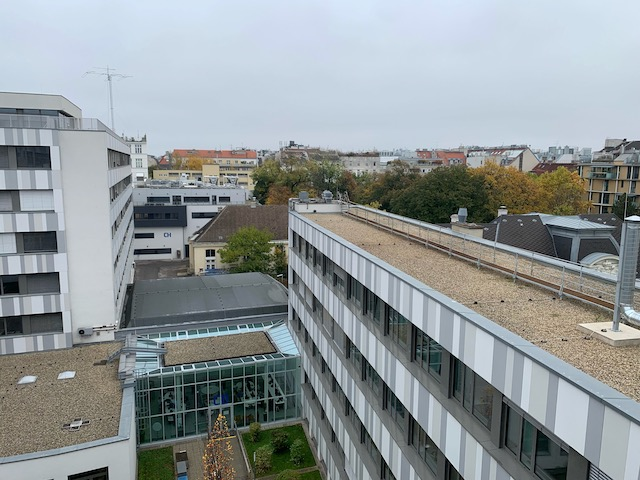
#> input picture gusshaus/Image-02.jpg, 640 x 480 px
$ python main_stitching.py
#> lines starting #> are read from the running program, lines starting #| are printed output that depends on the picture
### harris_corner.py
#!/usr/bin/env python
# -*- coding: utf-8 -*-

""" Corner detection with the Harris corner detector

Author: Nicolas Ung
MatrNr: 11912380
"""
import numpy as np
import cv2

from typing import List

from helper_functions import non_max


def harris_corner(img: np.ndarray,
                  sigma1: float,
                  sigma2: float,
                  k: float,
                  threshold: float) -> List[cv2.KeyPoint]:
    """ Detect corners using the Harris corner detector

    In this function, corners in a grayscale image are detected using the Harris corner detector.
    They are returned in a list of OpenCV KeyPoints (https://docs.opencv.org/4.x/d2/d29/classcv_1_1KeyPoint.html).
    Each KeyPoint includes the attributes, pt (position), size, angle, response. The attributes size and angle are not
    relevant for the Harris corner detector and can be set to an arbitrary value. The response is the result of the
    Harris corner formula.

    :param img: Grayscale input image
    :type img: np.ndarray with shape (height, width) with dtype = np.float32 and values in the range [0., 1.]

    :param sigma1: Sigma for the first Gaussian filtering
    :type sigma1: float

    :param sigma2: Sigma for the second Gaussian filtering
    :type sigma2: float

    :param k: Coefficient for harris formula
    :type k: float

    :param threshold: corner threshold
    :type threshold: float

    :return: keypoints:
        corners: List of cv2.KeyPoints containing all detected corners after thresholding and non-maxima suppression.
            Each keypoint has the attribute pt[x, y], size, angle, response.
                pt: The x, y position of the detected corner in the OpenCV coordinate convention.
                size: The size of the relevant region around the keypoint. Not relevant for Harris and is set to 1.
                angle: The direction of the gradient in degree. Relative to image coordinate system (clockwise).
                response: Result of the Harris corner formula R = det(M) - k*trace(M)**2
    :rtype: List[cv2.KeyPoint]

    """

    ######################################################
    # Write your own code here
    keypoints = []

    # kernel width from exercise description
    kernel_width1 = np.round( 2 * np.ceil(3 * sigma1) + 1).astype(int)
    kernel_width2 = np.round( 2 * np.ceil(3 * sigma2) + 1).astype(int)

    ########## FROM EXERCISE DESCRIPTION ##########
    kernel1 = cv2.getGaussianKernel(kernel_width1, sigma1)
    gauss1 = np.outer(kernel1, kernel1.transpose())

    kernel2 = cv2.getGaussianKernel(kernel_width2, sigma2)
    gauss2 = np.outer(kernel2, kernel2.transpose())
    ########## FROM EXERCISE DESCRIPTION ##########

    # add gauss and compute the image gradients
    Iy, Ix = np.gradient(cv2.filter2D(img, -1, gauss1))

    # get angles
    angles = np.arctan2(Iy, Ix)

    # autocorrelation matrix with weighted entries
    Ixx = cv2.filter2D((Ix ** 2), -1, gauss2)
    Iyy = cv2.filter2D((Iy ** 2), -1, gauss2)
    Ixy = cv2.filter2D((Ix * Iy), -1, gauss2)

    # calculate Harris values using determinant and trace
    R = Ixx * Iyy - Ixy ** 2 - k * (Ixx + Iyy) ** 2

    # normalizing and setting <0 values to 0
    R[R < 1e-6] = 0.0
    if (np.max(R) > 0):
        R /= np.max(R)

    # non-max suppression
    R_max = non_max(R)

    # finding the corners
    corners = np.where(R_max & (R > threshold))

    # list keypoints from corners in cv2.KeyPoints - format, add angle, response
    keypoints = [cv2.KeyPoint(float(x), float(y), size=1, angle=angles[y, x], response=R[y, x]) for (y, x) in zip(*corners)]

    ######################################################
    return keypoints

### helper_functions.py
#!/usr/bin/env python3
# -*- coding: utf-8 -*-

"""
Machine Vision (376.081)
Exercise 2: Interest Points and Descriptors
Matthias Hirschmanner 2024
Automation & Control Institute, TU Wien

Tutors: machinevision@acin.tuwien.ac.at
"""

import numpy as np
import matplotlib.pyplot as plt
import cv2

from typing import Tuple, List

# Adapted from https://github.com/jrosebr1/imutils/blob/master/imutils/convenience.py#L41
# [30 lines left out: function rotate_bound, not called in this run]

def show_image(img: np.ndarray, title: str, save_image: bool = False, use_matplotlib: bool = False) -> None:
    """ Plot an image with either OpenCV or Matplotlib.

    :param img: :param img: Input image
    :type img: np.ndarray with shape (height, width) or (height, width, channels)

    :param title: The title of the plot which is also used as a filename if save_image is chosen
    :type title: string

    :param save_image: If this is set to True, an image will be saved to disc as title.png
    :type save_image: bool

    :param use_matplotlib: If this is set to True, Matplotlib will be used for plotting, OpenCV otherwise
    :type use_matplotlib: bool
    """

    # First check if img is color or grayscale. Raise an exception on a wrong type.
    if len(img.shape) == 3:
        is_color = True
    elif len(img.shape) == 2:
        is_color = False
    else:
        raise ValueError(
            'The image does not have a valid shape. Expected either (height, width) or (height, width, channels)')

    if img.dtype == np.uint8:
        img = img.astype(np.float32) / 255.

    elif img.dtype == np.float64:
        img = img.astype(np.float32)

    if use_matplotlib:
        plt.figure()
        plt.title(title)
        if is_color:
            # OpenCV uses BGR order while Matplotlib uses RGB. Reverse the the channels to plot the correct colors
            plt.imshow(img[..., ::-1])
        else:
            plt.imshow(img, cmap='gray')
        plt.xticks([])
        plt.yticks([])
        plt.show()
    else:
        cv2.imshow(title, img)
        cv2.waitKey(0)

    if save_image:
        if is_color:
            png_img = (cv2.cvtColor(img, cv2.COLOR_BGR2BGRA) * 255.).astype(np.uint8)
        else:
            png_img = (cv2.cvtColor(img, cv2.COLOR_GRAY2BGRA) * 255.).astype(np.uint8)
        cv2.imwrite(title.replace(" ", "_") + ".png", png_img)


# [76 lines left out: functions draw_rectangles, debug_homography, not called in this run]

def non_max(input_array: np.array) -> np.array:
    """ Return a matrix in which only local maxima of the input mat are set to True, all other values are False

    :param mat: Input matrix
    :type mat: np.ndarray with shape (height, width) with dtype = np.float32 and values in the range (-inf, 1.]

    :return: Binary Matrix with the same dimensions as the input matrix
    :rtype: np.ndarray with shape (height, width) with dtype = bool
    """

    # Initialize a 3x3 kernel with ones and a zero in the middle
    kernel = np.ones(shape=(3, 3), dtype=np.uint8)
    kernel[1, 1] = 0

    # Apply the OpenCV dilate morphology transformation.
    # For details see https://docs.opencv.org/4.x/d9/d61/tutorial_py_morphological_ops.html
    dilation = cv2.dilate(input_array, kernel)
    return input_array > dilation


def filter_matches(matches: Tuple[Tuple[cv2.DMatch]]) -> List[cv2.DMatch]:
    """Filter out all matches that do not satisfy the Lowe Distance Ratio Condition

    :param matches: Holds all the possible matches. Each 'row' are matches of one source_keypoint to target_keypoint
    :type matches: Tuple of tuples of cv2.DMatch https://docs.opencv.org/master/d4/de0/classcv_1_1DMatch.html

    :return filtered_matches: A list of all matches that fulfill the Low Distance Ratio Condition
    :rtype: List[cv2.DMatch]
    """
    ######################################################
    # Write your own code here

    # lt. Angabe
    filtered_matches = [match[0] for match in matches if match[0].distance < 0.8 * match[1].distance]
    ######################################################
    return filtered_matches

### descriptors.py
#!/usr/bin/env python
# -*- coding: utf-8 -*-

""" Descriptor function

Author: Nicolas Ung
MatrNr: 11912380
"""
from typing import List, Tuple

import numpy as np
import cv2

def compute_descriptors(img: np.ndarray,
                        keypoints: List[cv2.KeyPoint],
                        patch_size: int) -> Tuple[List[cv2.KeyPoint], np.ndarray]:
    """ Calculate a descriptor on patches of the image, centred on the locations of the KeyPoints.

    Calculate a descriptor vector for each keypoint in the list. KeyPoints that are too close to the border to include
    the whole patch are filtered out. The descriptors are returned as a k x m matrix with k being the number of filtered
    KeyPoints and m being the length of a descriptor vector (patch_size**2). The descriptor at row i of
    the descriptors array is the descriptor for the KeyPoint filtered_keypoint[i].

    :param img: Grayscale input image
    :type img: np.ndarray with shape (height, width) with dtype = np.float32 and values in the range [0., 1.]

    :param keypoints: List of keypoints at which to compute the descriptors
    :type keypoints: List[cv2.KeyPoint]

    :param patch_size: Value defining the width and height of the patch around each keypoint to calculate descriptor.
    :type patch_size: int

    :return: (filtered_keypoints, descriptors):
        filtered_keypoints: List of the filtered keypoints.
            Locations too close to the image boundary to cut out the image patch should not be contained.
        descriptors: k x m matrix containing the patch descriptors.
            Each row vector stores the descriptor vector of the respective corner.
            with k being the number of descriptors and m being the length of a descriptor (usually patch_size**2).
            The descriptor at row i belongs to the KeyPoint at filtered_keypoints[i]
    :rtype: (List[cv2.KeyPoint], np.ndarray)
    """
    ######################################################
    # Write your own code here

    # initialization
    filtered_keypoints = []
    descriptors = []
    half_patch = patch_size // 2
    img_height, img_width = img.shape

    for keypoint in keypoints:
        x, y = int(round(keypoint.pt[0])), int(round(keypoint.pt[1]))

        # check if patch within image boundaries
        left = x - half_patch
        right = x + half_patch + (patch_size % 2)
        top = y - half_patch
        bottom = y + half_patch + (patch_size % 2)

        # do the check and add the descriptor if patch is within image boundaries
        if ((0 <= left) and (right <= img_width) and (0 <= top) and (bottom <= img_height)):
            patch = img[top:bottom, left:right]
            descriptors.append(patch.flatten())
            filtered_keypoints.append(keypoint)

    descriptors = np.array(descriptors)

    ######################################################
    return filtered_keypoints, descriptors


# [73 lines left out: functions compute_descriptors2, compute_descriptors3, not called in this run]

### find_homography.py
#!/usr/bin/env python3
# -*- coding: utf-8 -*-

""" Find the projective transformation matrix (homography) between from a source image to a target image.

Author: Nicolas Ung
MatrNr: 11912380
"""

import numpy as np
from helper_functions import *


def find_homography_ransac(source_points: np.ndarray,
                           target_points: np.ndarray,
                           confidence: float,
                           inlier_threshold: float) -> Tuple[np.ndarray, np.ndarray, int]:
    """Return estimated transforamtion matrix of source_points in the target image given matching points

    Return the projective transformation matrix for homogeneous coordinates. It uses the RANSAC algorithm with the
    Least-Squares algorithm to minimize the back-projection error and be robust against outliers.
    Requires at least 4 matching points.

    :param source_points: Array of points. Each row holds one point from the source (object) image [x, y]
    :type source_points: np.ndarray with shape (n, 2)

    :param target_points: Array of points. Each row holds one point from the target (scene) image [x, y].
    :type target_points: np.ndarray with shape (n, 2)

    :param confidence: Solution Confidence (in percent): Likelihood of all sampled points being inliers.
    :type confidence: float

    :param inlier_threshold: Max. Euclidean distance of a point from the transformed point to be considered an inlier
    :type inlier_threshold: float

    :return: (homography, inliers, num_iterations)
        homography: The projective transformation matrix for homogeneous coordinates with shape (3, 3)
        inliers: Is True if the point at the index is an inlier. Boolean array with shape (n,)
        num_iterations: The number of iterations that were needed for the sample consensus
    :rtype: Tuple[np.ndarray, np.ndarray, int]
    """
    ######################################################
    # Write your own code here

    # number of points
    N = source_points.shape[0]

    # size of sample
    m = 4

    # number of iterations
    num_iterations = 0
    max_num_iterations = 1000

    # best inliers
    best_inliers = np.zeros(N, dtype=bool)

    # best homography
    best_suggested_homography = np.eye(3)

    # best number of inliers
    best_inliers_count = 0

    # inlier ratio (=I/N)
    eps = 0

    # break condition from lect. 4 slide 99
    while ((num_iterations <= max_num_iterations) and ((1-eps**m)**num_iterations >= (1-confidence))):

        # 4 random points
        rdm_idxs = np.random.choice(N, m, replace=False)
        rdm_sp = source_points[rdm_idxs]
        rdm_tp = target_points[rdm_idxs]

        # calculate homography
        homography = find_homography_leastsquares(rdm_sp, rdm_tp)

        # add row with 1s
        homogeneous_points = np.concatenate([source_points, np.ones((N, 1))], axis=1)

        # calculate projected points
        projected_points = np.dot(homography, homogeneous_points.T).T

        # normalize, [:, :2] to get only x, y, .reshape(-1, 1) for column vector
        projected_points = projected_points[:, :2] / projected_points[:, 2].reshape(-1, 1)

        # calculate distances
        distances = np.linalg.norm(projected_points - target_points, axis=1)
        inliers = distances < inlier_threshold

        # count inliers
        inliers_count = np.sum(inliers)

        # check if new homography is better
        if inliers_count > best_inliers_count:
            best_inliers_count = inliers_count
            best_inliers = inliers
            best_suggested_homography = homography

            # calculate for termination condition
            eps = inliers_count / N

        # increment iteration counter
        num_iterations += 1

    # end of while loop


    # use least squares to calculate homography with best inliers
    best_suggested_homography = find_homography_leastsquares(source_points[best_inliers], target_points[best_inliers])

    # calculate inliers again with new homography
    homogeneous_points = np.concatenate([source_points, np.ones((N, 1))], axis=1)
    projected_points = np.dot(homography, homogeneous_points.T).T
    projected_points = projected_points[:, :2] / projected_points[:, 2].reshape(-1, 1)
    distances = np.linalg.norm(projected_points - target_points, axis=1)
    best_inliers = distances < inlier_threshold


    ######################################################
    return best_suggested_homography, best_inliers, num_iterations


def find_homography_leastsquares(source_points: np.ndarray, target_points: np.ndarray) -> np.ndarray:
    """Return projective transformation matrix of source_points in the target image given matching points

    Return the projective transformation matrix for homogeneous coordinates. It uses the Least-Squares algorithm to
    minimize the back-projection error with all points provided. Requires at least 4 matching points.

    :param source_points: Array of points. Each row holds one point from the source image (object image) as [x, y]
    :type source_points: np.ndarray with shape (n, 2)

    :param target_points: Array of points. Each row holds one point from the target image (scene image) as [x, y].
    :type target_points: np.ndarray with shape (n, 2)

    :return: The projective transformation matrix for homogeneous coordinates with shape (3, 3)
    :rtype: np.ndarray with shape (3, 3)
    """
    ######################################################
    # Write your own code here
    if source_points.shape[0] >= 4 and source_points.shape == target_points.shape:
        # N = number of points
        N = source_points.shape[0]

        # x,y coordinates of source points
        x = source_points[:, 0]
        y = source_points[:, 1]

        # x,y coordinates of target points (x',y')
        x_p = target_points[:, 0]
        y_p = target_points[:, 1]

        # lt. Skript fuer gl. Ax=b
        A = np.zeros((2 * N, 8))
        b = np.zeros(2 * N)

        # fill every even and odd row according to formula in script
        A[::2] = np.stack([x, y, np.ones(N), np.zeros(N), np.zeros(N), np.zeros(N), -x_p * x, -x_p * y], axis=1)
        A[1::2] = np.stack([np.zeros(N), np.zeros(N), np.zeros(N), x, y, np.ones(N), -y_p * x, -y_p * y], axis=1)

        # fill b with x' and y'
        b[::2] = x_p
        b[1::2] = y_p

        # use least squares to solve
        h, _, _, _ = np.linalg.lstsq(A, b, rcond=None)

        # re-add 1 as h22
        h = np.append(h, 1)

        # reshape to 3x3
        homography = h.reshape(3, 3)
    else:
        homography = np.eye(3)

    ######################################################
    return homography

### main_stitching.py
#!/usr/bin/env python3
# -*- coding: utf-8 -*-

"""
Machine Vision (376.081)
Exercise 2: Image Stitching using Harris
Matthias Hirschmanner 2024
Automation & Control Institute, TU Wien

Tutors: machinevision@acin.tuwien.ac.at
"""

from pathlib import Path
import cv2
import numpy as np

from harris_corner import harris_corner
from descriptors import compute_descriptors
from find_homography import find_homography_ransac
from helper_functions import *

if __name__ == '__main__':

    save_image = False  # Enables saving of matches image
    use_matplotlib = False  # Enables saving of matches image
    img_paths = ['gusshaus/Image-02.jpg',
                 'gusshaus/Image-00.jpg',
                 'gusshaus/Image-01.jpg',
                 'gusshaus/Image-03.jpg',
                 'gusshaus/Image-04.jpg']
    # img_paths = ['desk/Image-00.jpg',
    #             'desk/Image-01.jpg',
    #             'desk/Image-02.jpg',
    #             'desk/Image-03.jpg']

    # parameters <<< try different settings!
    sigma1 = 0.8
    sigma2 = 1.5
    threshold = 0.01
    k = 0.04
    patch_size = 5
    ransac_confidence = 0.8
    ransac_inlier_threshold = 10.

    # Load the images
    current_path = Path(__file__).parent

    imgs_color = []
    imgs_gray = []
    keypoints_list = []
    descriptors_list = []
    for filename in img_paths:
        img_color = cv2.imread(str(current_path.joinpath(filename)), cv2.IMREAD_COLOR)
#> img_color is the input picture: shape (480, 640, 3); mean B, G, R 151.6, 149.9, 143.2
        if img_color is None:
            raise FileNotFoundError("Couldn't load image " + str(current_path.joinpath(filename)))
        imgs_color.append(img_color)
        imgs_gray.append(cv2.cvtColor(img_color, cv2.COLOR_BGR2GRAY))

    for img_gray in imgs_gray:
        # Harris corner detector
        keypoints_tmp = harris_corner(img_gray.astype(np.float32) / 255.,
                                      sigma1=sigma1,
                                      sigma2=sigma2,
                                      k=k,
                                      threshold=threshold)
        filtered_keypoints_tmp, descriptors_tmp = compute_descriptors(img_gray.astype(np.float32) / 255.,
                                                                      keypoints_tmp,
                                                                      patch_size)
        keypoints_list.append(filtered_keypoints_tmp)
        descriptors_list.append(descriptors_tmp.copy())
#> this loop made 5 passes
#> pass 1, in harris_corner, `Iy, Ix = np.gradient(cv2.filter2D(img, -1, gauss1))`:
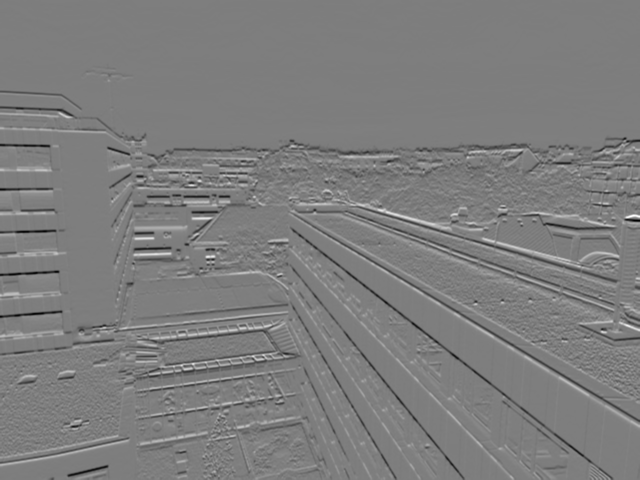
#> Iy: shape (480, 640) float32; min -0.3, max 0.306, mean -0.00099; drawn with min black and max white
#> pass 1, in harris_corner, `Iy, Ix = np.gradient(cv2.filter2D(img, -1, gauss1))`:
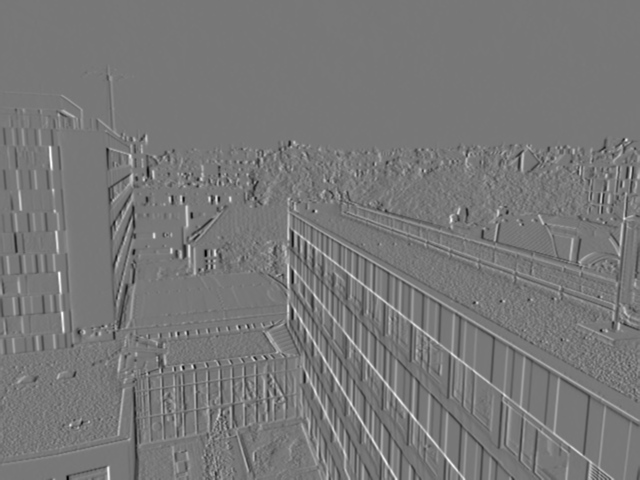
#> Ix: shape (480, 640) float32; min -0.245, max 0.276, mean 5e-05; drawn with min black and max white
#> pass 1, in harris_corner, `angles = np.arctan2(Iy, Ix)`:
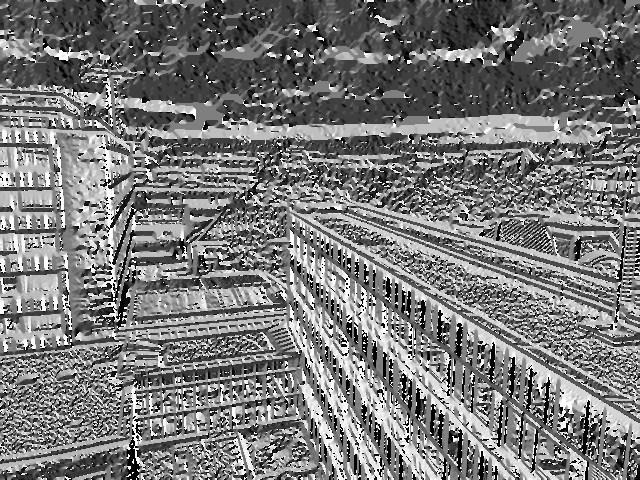
#> angles: shape (480, 640) float32; min -3.14, max 3.14, mean -0.161; drawn with min black and max white
#> pass 1, in harris_corner, `Ixx = cv2.filter2D((Ix ** 2), -1, gauss2)`:
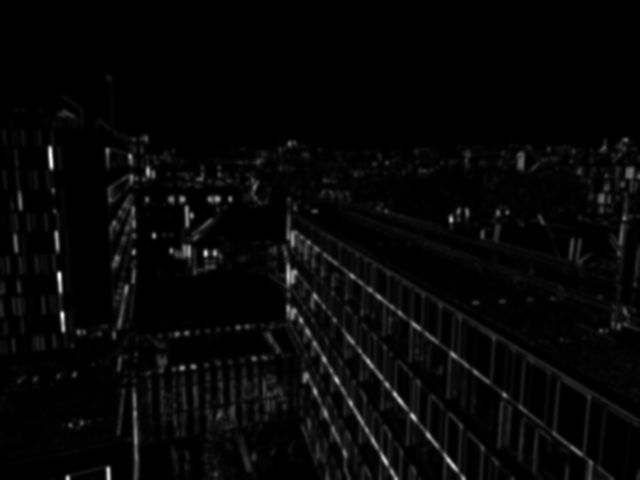
#> Ixx: shape (480, 640) float32; min 0, max 0.0309, mean 0.00086; drawn with min black and max white

    # FLANN (Fast Library for Approximate Nearest Neighbors) parameters
    FLANN_INDEX_KDTREE = 1
    index_params = dict(algorithm=FLANN_INDEX_KDTREE, trees=5)
    search_params = dict(checks=50)  # or pass empty dictionary
    flann = cv2.FlannBasedMatcher(index_params, search_params)

    # Create an image which is bigger than the individual images, so we can put the stitched images there
    # We translate the first image a bit towards the middle, so we have enough space to the sides
    start_row = imgs_gray[0].shape[0] // 2
    start_col = imgs_gray[0].shape[1]
#> (the rest of the program and of its run is left out)
